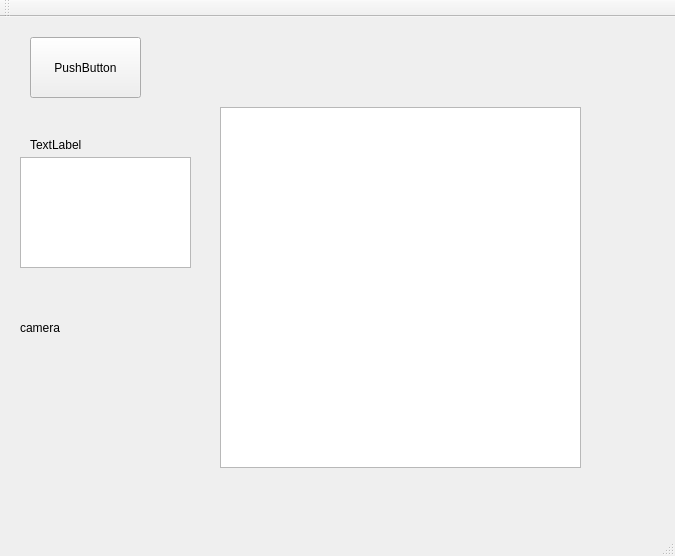
<?xml version="1.0" encoding="UTF-8"?>
<ui version="4.0">
 <class>MainWindow</class>
 <widget class="QMainWindow" name="MainWindow">
  <property name="geometry">
   <rect>
    <x>0</x>
    <y>0</y>
    <width>675</width>
    <height>556</height>
   </rect>
  </property>
  <property name="windowTitle">
   <string>MainWindow</string>
  </property>
  <widget class="QWidget" name="centralWidget">
   <widget class="QPushButton" name="pushButton">
    <property name="geometry">
     <rect>
      <x>30</x>
      <y>20</y>
      <width>111</width>
      <height>61</height>
     </rect>
    </property>
    <property name="text">
     <string>PushButton</string>
    </property>
   </widget>
   <widget class="QLabel" name="label">
    <property name="geometry">
     <rect>
      <x>30</x>
      <y>120</y>
      <width>72</width>
      <height>15</height>
     </rect>
    </property>
    <property name="text">
     <string>TextLabel</string>
    </property>
   </widget>
   <widget class="QTextEdit" name="textEdit">
    <property name="geometry">
     <rect>
      <x>20</x>
      <y>140</y>
      <width>171</width>
      <height>111</height>
     </rect>
    </property>
   </widget>
   <widget class="QTableView" name="tableView">
    <property name="geometry">
     <rect>
      <x>220</x>
      <y>90</y>
      <width>361</width>
      <height>361</height>
     </rect>
    </property>
   </widget>
   <widget class="QLabel" name="label_2">
    <property name="geometry">
     <rect>
      <x>20</x>
      <y>270</y>
      <width>91</width>
      <height>81</height>
     </rect>
    </property>
    <property name="text">
     <string>camera</string>
    </property>
   </widget>
  </widget>
  <widget class="QMenuBar" name="menuBar">
   <property name="geometry">
    <rect>
     <x>0</x>
     <y>0</y>
     <width>675</width>
     <height>26</height>
    </rect>
   </property>
  </widget>
  <widget class="QToolBar" name="mainToolBar">
   <attribute name="toolBarArea">
    <enum>TopToolBarArea</enum>
   </attribute>
   <attribute name="toolBarBreak">
    <bool>false</bool>
   </attribute>
  </widget>
  <widget class="QStatusBar" name="statusBar"/>
 </widget>
 <layoutdefault spacing="6" margin="11"/>
 <resources/>
 <connections/>
</ui>
